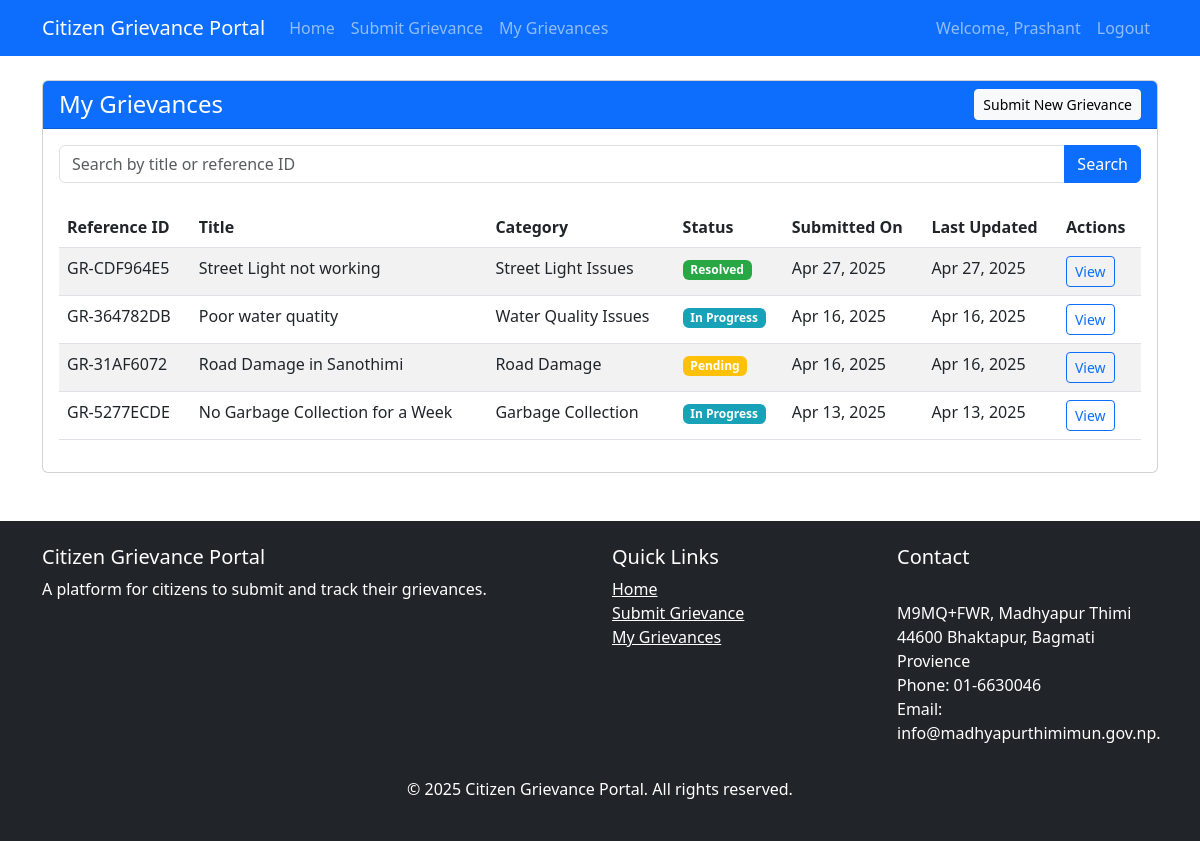
The page /grievances/my/ (signed in) on the database its author committed.
### grievance_portal/models.py (models this page shows, shortened)
class Grievance(models.Model):
    STATUS_CHOICES = (
        ('pending', 'Pending'),
        ('in_progress', 'In Progress'),
        ('resolved', 'Resolved'),
        ('rejected', 'Rejected'),
    )
    title = models.CharField(max_length=200)
    description = models.TextField()
    category = models.ForeignKey(GrievanceCategory, on_delete=models.CASCADE)
    user = models.ForeignKey(User, on_delete=models.CASCADE)
    status = models.CharField(max_length=20, choices=STATUS_CHOICES, default='pending')
    reference_id = models.CharField(max_length=20, unique=True)
    created_at = models.DateTimeField(auto_now_add=True)
    updated_at = models.DateTimeField(auto_now=True)
    attachment = models.FileField(upload_to='grievance_attachments/', blank=True, null=True)

class GrievanceCategory(models.Model):
    name = models.CharField(max_length=100)
    department = models.ForeignKey(Department, on_delete=models.CASCADE)

### grievance_portal/views.py (the view)
# urls.py: path('grievances/my/', views.my_grievances, name='my_grievances'),
@login_required
def my_grievances(request):
    grievances = Grievance.objects.filter(user=request.user).order_by('-created_at')
    search_query = request.GET.get('search', '')
    if search_query:
        grievances = grievances.filter(
            Q(title__icontains=search_query) |
            Q(reference_id__icontains=search_query)
        )
    paginator = Paginator(grievances, 10)
    page_number = request.GET.get('page')
    page_obj = paginator.get_page(page_number)
    return render(request, 'my_grievances.html', {'page_obj': page_obj, 'search_query': search_query})

### templates/my_grievances.html (shortened to what this page needs)
{% extends 'base.html' %}
{% block content %}
<div class="card">
    <div class="card-header bg-primary text-white d-flex justify-content-between align-items-center">
        <h4 class="mb-0">My Grievances</h4>
        <a href="{% url 'submit_grievance' %}" class="btn btn-light btn-sm">Submit New Grievance</a>
    </div>
    <div class="card-body">
        <form method="get" class="mb-4">
            <div class="input-group">
                <input type="text" name="search" class="form-control" placeholder="Search by title or reference ID" value="{{ search_query }}">
                <button type="submit" class="btn btn-primary">Search</button>
            </div>
        </form>
        {% if page_obj %}
            <div class="table-responsive">
                <table class="table table-striped table-hover">
                    <thead>
                        <tr>
                            <th>Reference ID</th>
                            <th>Title</th>
                            <th>Category</th>
                            <th>Status</th>
                            <th>Submitted On</th>
                            <th>Last Updated</th>
                            <th>Actions</th>
                        </tr>
                    </thead>
                    <tbody>
                        {% for grievance in page_obj %}
                            <tr>
                                <td>{{ grievance.reference_id }}</td>
                                <td>{{ grievance.title }}</td>
                                <td>{{ grievance.category.name }}</td>
                                <td>
                                    <span class="badge status-{{ grievance.status }}">
                                        {{ grievance.get_status_display }}
                                    </span>
                                </td>
                                <td>{{ grievance.created_at|date:"M d, Y" }}</td>
                                <td>{{ grievance.updated_at|date:"M d, Y" }}</td>
                                <td>
                                    <a href="{% url 'grievance_detail' grievance.reference_id %}" class="btn btn-sm btn-outline-primary">View</a>
                                </td>
                            </tr>
                        {% endfor %}
                    </tbody>
                </table>
            </div>
        {% else %}
            <div class="alert alert-info">
                No grievances found. <a href="{% url 'submit_grievance' %}">Submit a new grievance</a>.
            </div>
        {% endif %}
    </div>
</div>
{% endblock %}

### templates/base.html (shortened to what this page needs)
<!DOCTYPE html>
<html lang="en">
  <head>
    <link
      href="https://cdn.jsdelivr.net/npm/bootstrap@5.3.0/dist/css/bootstrap.min.css"
      rel="stylesheet"
    />
  </head>
  <body>
    <nav class="navbar navbar-expand-lg navbar-dark bg-primary">
      <div class="container">
        <a class="navbar-brand" href="{% url 'home' %}"
          >Citizen Grievance Portal</a
        >
        <div class="collapse navbar-collapse" id="navbarNav">
          <ul class="navbar-nav me-auto">
            <li class="nav-item">
              <a class="nav-link" href="{% url 'home' %}">Home</a>
            </li>
            {% if user.is_authenticated %}
            <li class="nav-item">
              <a class="nav-link" href="{% url 'submit_grievance' %}"
                >Submit Grievance</a
              >
            </li>
            <li class="nav-item">
              <a class="nav-link" href="{% url 'my_grievances' %}"
                >My Grievances</a
              >
            </li>
             {% endif %}
          </ul>
          <ul class="navbar-nav">
            {% if user.is_authenticated %}
            <li class="nav-item">
              <span class="nav-link">Welcome, {{ user.first_name }}</span>
            </li>
            <li class="nav-item">
              <form method="post" action="{% url 'logout' %}" class="d-inline">
                <button type="submit" class="nav-link btn btn-link">
                  Logout
                </button>
              </form>
            </li>
            {% endif %}
          </ul>
        </div>
      </div>
    </nav>
    <div class="container mt-4 mb-5">
       {% block content %}{% endblock %}
    </div>
    <footer class="bg-dark text-white py-4 mt-5">
      <div class="container">
        <div class="row">
          <div class="col-md-6">
            <h5>Citizen Grievance Portal</h5>
            <p>A platform for citizens to submit and track their grievances.</p>
          </div>
          <div class="col-md-3">
            <h5>Quick Links</h5>
            <ul class="list-unstyled">
              <li><a href="{% url 'home' %}" class="text-white">Home</a></li>
              {% if user.is_authenticated %}
              <li>
                <a href="{% url 'submit_grievance' %}" class="text-white"
                  >Submit Grievance</a
                >
              </li>
              <li>
                <a href="{% url 'my_grievances' %}" class="text-white"
                  >My Grievances</a
                >
              </li>
              {% else %}
              <li><a href="{% url 'login' %}" class="text-white">Login</a></li>
              <li>
                <a href="{% url 'register' %}" class="text-white">Register</a>
              </li>
              {% endif %}
            </ul>
          </div>
          <div class="col-md-3">
            <h5>Contact</h5>
            <address>
              <br />
              M9MQ+FWR, Madhyapur Thimi 44600
              Bhaktapur, Bagmati Provience<br />
              Phone: 01-6630046<br />
              Email: info@madhyapurthimimun.gov.np.
            </address>
          </div>
        </div>
        <div class="text-center mt-3">
          <p>
            &copy; {% now "Y" %} Citizen Grievance Portal. All rights reserved.
          </p>
        </div>
      </div>
    </footer>
  </body>
</html>

### templates/base.html (style rules this page uses)
.status-pending { background-color: #ffc107; }
.status-in_progress { background-color: #17a2b8; }
.status-resolved { background-color: #28a745; }

### rows shown on the page
Grievance: reference_id "GR-CDF964E5", title "Street Light not working", category.name "Street Light Issues", status "Resolved", created_at "Apr 27, 2025", updated_at "Apr 27, 2025"
Grievance: reference_id "GR-364782DB", title "Poor water quatity", category.name "Water Quality Issues", status "In Progress", created_at "Apr 16, 2025", updated_at "Apr 16, 2025"
Grievance: reference_id "GR-31AF6072", title "Road Damage in Sanothimi", category.name "Road Damage", status "Pending", created_at "Apr 16, 2025", updated_at "Apr 16, 2025"
Grievance: reference_id "GR-5277ECDE", title "No Garbage Collection for a Week", category.name "Garbage Collection", status "In Progress", created_at "Apr 13, 2025", updated_at "Apr 13, 2025"

### other values the page prints
{{ user.first_name }} "Prashant"
